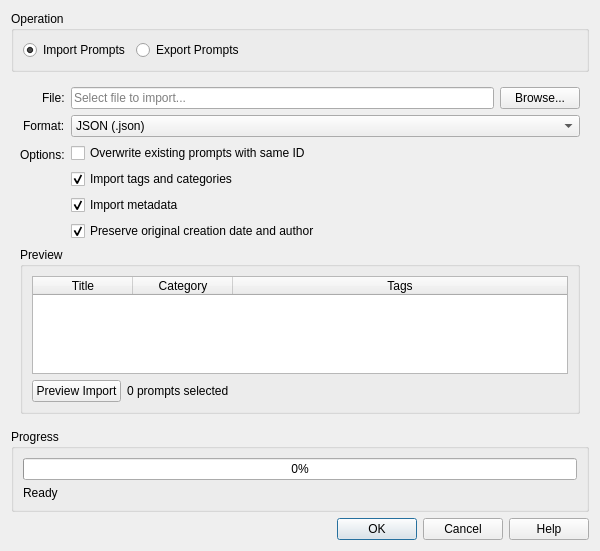
<?xml version="1.0" encoding="UTF-8"?>
<ui version="4.0">
 <class>ImportExportDialog</class>
 <widget class="QDialog" name="ImportExportDialog">
  <property name="geometry">
   <rect>
    <x>0</x>
    <y>0</y>
    <width>600</width>
    <height>450</height>
   </rect>
  </property>
  <property name="windowTitle">
   <string>Import/Export Prompts</string>
  </property>
  <property name="modal">
   <bool>true</bool>
  </property>
  <layout class="QVBoxLayout" name="verticalLayout">
   <item>
    <widget class="QGroupBox" name="operationGroupBox">
     <property name="title">
      <string>Operation</string>
     </property>
     <layout class="QHBoxLayout" name="horizontalLayout">
      <item>
       <widget class="QRadioButton" name="importRadioButton">
        <property name="text">
         <string>Import Prompts</string>
        </property>
        <property name="checked">
         <bool>true</bool>
        </property>
       </widget>
      </item>
      <item>
       <widget class="QRadioButton" name="exportRadioButton">
        <property name="text">
         <string>Export Prompts</string>
        </property>
       </widget>
      </item>
      <item>
       <spacer name="horizontalSpacer">
        <property name="orientation">
         <enum>Qt::Horizontal</enum>
        </property>
        <property name="sizeHint" stdset="0">
         <size>
          <width>40</width>
          <height>20</height>
         </size>
        </property>
       </spacer>
      </item>
     </layout>
    </widget>
   </item>
   <item>
    <widget class="QStackedWidget" name="stackedWidget">
     <property name="currentIndex">
      <number>0</number>
     </property>
     <widget class="QWidget" name="importPage">
      <layout class="QVBoxLayout" name="verticalLayout_2">
       <item>
        <layout class="QFormLayout" name="formLayout">
         <property name="labelAlignment">
          <set>Qt::AlignRight|Qt::AlignTrailing|Qt::AlignVCenter</set>
         </property>
         <item row="0" column="0">
          <widget class="QLabel" name="importFileLabel">
           <property name="text">
            <string>File:</string>
           </property>
           <property name="buddy">
            <cstring>importFilePathEdit</cstring>
           </property>
          </widget>
         </item>
         <item row="0" column="1">
          <layout class="QHBoxLayout" name="importFileLayout">
           <item>
            <widget class="QLineEdit" name="importFilePathEdit">
             <property name="readOnly">
              <bool>true</bool>
             </property>
             <property name="placeholderText">
              <string>Select file to import...</string>
             </property>
            </widget>
           </item>
           <item>
            <widget class="QPushButton" name="browseImportButton">
             <property name="text">
              <string>Browse...</string>
             </property>
            </widget>
           </item>
          </layout>
         </item>
         <item row="1" column="0">
          <widget class="QLabel" name="importFormatLabel">
           <property name="text">
            <string>Format:</string>
           </property>
           <property name="buddy">
            <cstring>importFormatComboBox</cstring>
           </property>
          </widget>
         </item>
         <item row="1" column="1">
          <widget class="QComboBox" name="importFormatComboBox">
           <item>
            <property name="text">
             <string>JSON (.json)</string>
            </property>
           </item>
           <item>
            <property name="text">
             <string>CSV (.csv)</string>
            </property>
           </item>
           <item>
            <property name="text">
             <string>SQLite (.db)</string>
            </property>
           </item>
           <item>
            <property name="text">
             <string>XML (.xml)</string>
            </property>
           </item>
          </widget>
         </item>
         <item row="2" column="0">
          <widget class="QLabel" name="importOptionsLabel">
           <property name="text">
            <string>Options:</string>
           </property>
          </widget>
         </item>
         <item row="2" column="1">
          <layout class="QVBoxLayout" name="importOptionsLayout">
           <item>
            <widget class="QCheckBox" name="overwriteExistingCheckBox">
             <property name="text">
              <string>Overwrite existing prompts with same ID</string>
             </property>
            </widget>
           </item>
           <item>
            <widget class="QCheckBox" name="importTagsCheckBox">
             <property name="text">
              <string>Import tags and categories</string>
             </property>
             <property name="checked">
              <bool>true</bool>
             </property>
            </widget>
           </item>
           <item>
            <widget class="QCheckBox" name="importMetadataCheckBox">
             <property name="text">
              <string>Import metadata</string>
             </property>
             <property name="checked">
              <bool>true</bool>
             </property>
            </widget>
           </item>
           <item>
            <widget class="QCheckBox" name="preserveCreationDateCheckBox">
             <property name="text">
              <string>Preserve original creation date and author</string>
             </property>
             <property name="checked">
              <bool>true</bool>
             </property>
            </widget>
           </item>
          </layout>
         </item>
        </layout>
       </item>
       <item>
        <widget class="QGroupBox" name="importPreviewGroupBox">
         <property name="title">
          <string>Preview</string>
         </property>
         <layout class="QVBoxLayout" name="verticalLayout_3">
          <item>
           <widget class="QTableWidget" name="importPreviewTable">
            <property name="alternatingRowColors">
             <bool>true</bool>
            </property>
            <property name="selectionMode">
             <enum>QAbstractItemView::MultiSelection</enum>
            </property>
            <property name="selectionBehavior">
             <enum>QAbstractItemView::SelectRows</enum>
            </property>
            <attribute name="horizontalHeaderStretchLastSection">
             <bool>true</bool>
            </attribute>
            <column>
             <property name="text">
              <string>Title</string>
             </property>
            </column>
            <column>
             <property name="text">
              <string>Category</string>
             </property>
            </column>
            <column>
             <property name="text">
              <string>Tags</string>
             </property>
            </column>
           </widget>
          </item>
          <item>
           <layout class="QHBoxLayout" name="horizontalLayout_2">
            <item>
             <widget class="QPushButton" name="previewImportButton">
              <property name="text">
               <string>Preview Import</string>
              </property>
             </widget>
            </item>
            <item>
             <widget class="QLabel" name="importCountLabel">
              <property name="text">
               <string>0 prompts selected</string>
              </property>
             </widget>
            </item>
            <item>
             <spacer name="horizontalSpacer_2">
              <property name="orientation">
               <enum>Qt::Horizontal</enum>
              </property>
              <property name="sizeHint" stdset="0">
               <size>
                <width>40</width>
                <height>20</height>
               </size>
              </property>
             </spacer>
            </item>
           </layout>
          </item>
         </layout>
        </widget>
       </item>
      </layout>
     </widget>
     <widget class="QWidget" name="exportPage">
      <layout class="QVBoxLayout" name="verticalLayout_4">
       <item>
        <layout class="QFormLayout" name="formLayout_2">
         <property name="labelAlignment">
          <set>Qt::AlignRight|Qt::AlignTrailing|Qt::AlignVCenter</set>
         </property>
         <item row="0" column="0">
          <widget class="QLabel" name="exportFileLabel">
           <property name="text">
            <string>File:</string>
           </property>
           <property name="buddy">
            <cstring>exportFilePathEdit</cstring>
           </property>
          </widget>
         </item>
         <item row="0" column="1">
          <layout class="QHBoxLayout" name="exportFileLayout">
           <item>
            <widget class="QLineEdit" name="exportFilePathEdit">
             <property name="readOnly">
              <bool>true</bool>
             </property>
             <property name="placeholderText">
              <string>Select export destination...</string>
             </property>
            </widget>
           </item>
           <item>
            <widget class="QPushButton" name="browseExportButton">
             <property name="text">
              <string>Browse...</string>
             </property>
            </widget>
           </item>
          </layout>
         </item>
         <item row="1" column="0">
          <widget class="QLabel" name="exportFormatLabel">
           <property name="text">
            <string>Format:</string>
           </property>
           <property name="buddy">
            <cstring>exportFormatComboBox</cstring>
           </property>
          </widget>
         </item>
         <item row="1" column="1">
          <widget class="QComboBox" name="exportFormatComboBox">
           <item>
            <property name="text">
             <string>JSON (.json)</string>
            </property>
           </item>
           <item>
            <property name="text">
             <string>CSV (.csv)</string>
            </property>
           </item>
           <item>
            <property name="text">
             <string>SQLite (.db)</string>
            </property>
           </item>
           <item>
            <property name="text">
             <string>XML (.xml)</string>
            </property>
           </item>
          </widget>
         </item>
         <item row="2" column="0">
          <widget class="QLabel" name="exportOptionsLabel">
           <property name="text">
            <string>Options:</string>
           </property>
          </widget>
         </item>
         <item row="2" column="1">
          <layout class="QVBoxLayout" name="exportOptionsLayout">
           <item>
            <widget class="QCheckBox" name="exportTagsCheckBox">
             <property name="text">
              <string>Export tags and categories</string>
             </property>
             <property name="checked">
              <bool>true</bool>
             </property>
            </widget>
           </item>
           <item>
            <widget class="QCheckBox" name="exportMetadataCheckBox">
             <property name="text">
              <string>Export metadata</string>
             </property>
             <property name="checked">
              <bool>true</bool>
             </property>
            </widget>
           </item>
           <item>
            <widget class="QCheckBox" name="exportUsageStatsCheckBox">
             <property name="text">
              <string>Include usage statistics</string>
             </property>
            </widget>
           </item>
           <item>
            <widget class="QCheckBox" name="exportScoresCheckBox">
             <property name="text">
              <string>Include prompt scores and feedback</string>
             </property>
            </widget>
           </item>
          </layout>
         </item>
         <item row="3" column="0">
          <widget class="QLabel" name="promptSelectionLabel">
           <property name="text">
            <string>Selection:</string>
           </property>
           <property name="buddy">
            <cstring>selectionComboBox</cstring>
           </property>
          </widget>
         </item>
         <item row="3" column="1">
          <widget class="QComboBox" name="selectionComboBox">
           <item>
            <property name="text">
             <string>All prompts</string>
            </property>
           </item>
           <item>
            <property name="text">
             <string>Selected prompts only</string>
            </property>
           </item>
           <item>
            <property name="text">
             <string>Custom selection</string>
            </property>
           </item>
          </widget>
         </item>
        </layout>
       </item>
       <item>
        <widget class="QGroupBox" name="exportSelectionGroupBox">
         <property name="title">
          <string>Prompts to Export</string>
         </property>
         <layout class="QVBoxLayout" name="verticalLayout_5">
          <item>
           <widget class="QTableWidget" name="exportSelectionTable">
            <property name="alternatingRowColors">
             <bool>true</bool>
            </property>
            <property name="selectionMode">
             <enum>QAbstractItemView::MultiSelection</enum>
            </property>
            <property name="selectionBehavior">
             <enum>QAbstractItemView::SelectRows</enum>
            </property>
            <attribute name="horizontalHeaderStretchLastSection">
             <bool>true</bool>
            </attribute>
            <column>
             <property name="text">
              <string>ID</string>
             </property>
            </column>
            <column>
             <property name="text">
              <string>Title</string>
             </property>
            </column>
            <column>
             <property name="text">
              <string>Category</string>
             </property>
            </column>
            <column>
             <property name="text">
              <string>Tags</string>
             </property>
            </column>
           </widget>
          </item>
          <item>
           <layout class="QHBoxLayout" name="horizontalLayout_3">
            <item>
             <widget class="QPushButton" name="selectAllButton">
              <property name="text">
               <string>Select All</string>
              </property>
             </widget>
            </item>
            <item>
             <widget class="QPushButton" name="deselectAllButton">
              <property name="text">
               <string>Deselect All</string>
              </property>
             </widget>
            </item>
            <item>
             <widget class="QLabel" name="exportCountLabel">
              <property name="text">
               <string>0 prompts selected</string>
              </property>
             </widget>
            </item>
            <item>
             <spacer name="horizontalSpacer_3">
              <property name="orientation">
               <enum>Qt::Horizontal</enum>
              </property>
              <property name="sizeHint" stdset="0">
               <size>
                <width>40</width>
                <height>20</height>
               </size>
              </property>
             </spacer>
            </item>
           </layout>
          </item>
         </layout>
        </widget>
       </item>
      </layout>
     </widget>
    </widget>
   </item>
   <item>
    <widget class="QGroupBox" name="progressGroupBox">
     <property name="title">
      <string>Progress</string>
     </property>
     <layout class="QVBoxLayout" name="verticalLayout_6">
      <item>
       <widget class="QProgressBar" name="progressBar">
        <property name="value">
         <number>0</number>
        </property>
       </widget>
      </item>
      <item>
       <widget class="QLabel" name="statusLabel">
        <property name="text">
         <string>Ready</string>
        </property>
       </widget>
      </item>
     </layout>
    </widget>
   </item>
   <item>
    <widget class="QDialogButtonBox" name="buttonBox">
     <property name="orientation">
      <enum>Qt::Horizontal</enum>
     </property>
     <property name="standardButtons">
      <set>QDialogButtonBox::Cancel|QDialogButtonBox::Help|QDialogButtonBox::Ok</set>
     </property>
    </widget>
   </item>
  </layout>
 </widget>
 <tabstops>
  <tabstop>importRadioButton</tabstop>
  <tabstop>exportRadioButton</tabstop>
  <tabstop>importFilePathEdit</tabstop>
  <tabstop>browseImportButton</tabstop>
  <tabstop>importFormatComboBox</tabstop>
  <tabstop>overwriteExistingCheckBox</tabstop>
  <tabstop>importTagsCheckBox</tabstop>
  <tabstop>importMetadataCheckBox</tabstop>
  <tabstop>preserveCreationDateCheckBox</tabstop>
  <tabstop>importPreviewTable</tabstop>
  <tabstop>previewImportButton</tabstop>
  <tabstop>exportFilePathEdit</tabstop>
  <tabstop>browseExportButton</tabstop>
  <tabstop>exportFormatComboBox</tabstop>
  <tabstop>exportTagsCheckBox</tabstop>
  <tabstop>exportMetadataCheckBox</tabstop>
  <tabstop>exportUsageStatsCheckBox</tabstop>
  <tabstop>exportScoresCheckBox</tabstop>
  <tabstop>selectionComboBox</tabstop>
  <tabstop>exportSelectionTable</tabstop>
  <tabstop>selectAllButton</tabstop>
  <tabstop>deselectAllButton</tabstop>
 </tabstops>
 <resources/>
 <connections>
  <connection>
   <sender>buttonBox</sender>
   <signal>accepted()</signal>
   <receiver>ImportExportDialog</receiver>
   <slot>accept()</slot>
   <hints>
    <hint type="sourcelabel">
     <x>299</x>
     <y>429</y>
    </hint>
    <hint type="destinationlabel">
     <x>299</x>
     <y>224</y>
    </hint>
   </hints>
  </connection>
  <connection>
   <sender>buttonBox</sender>
   <signal>rejected()</signal>
   <receiver>ImportExportDialog</receiver>
   <slot>reject()</slot>
   <hints>
    <hint type="sourcelabel">
     <x>299</x>
     <y>429</y>
    </hint>
    <hint type="destinationlabel">
     <x>299</x>
     <y>224</y>
    </hint>
   </hints>
  </connection>
  <connection>
   <sender>importRadioButton</sender>
   <signal>toggled(bool)</signal>
   <receiver>stackedWidget</receiver>
   <slot>setCurrentIndex(int)</slot>
   <hints>
    <hint type="sourcelabel">
     <x>85</x>
     <y>31</y>
    </hint>
    <hint type="destinationlabel">
     <x>299</x>
     <y>197</y>
    </hint>
   </hints>
  </connection>
 </connections>
</ui> 
